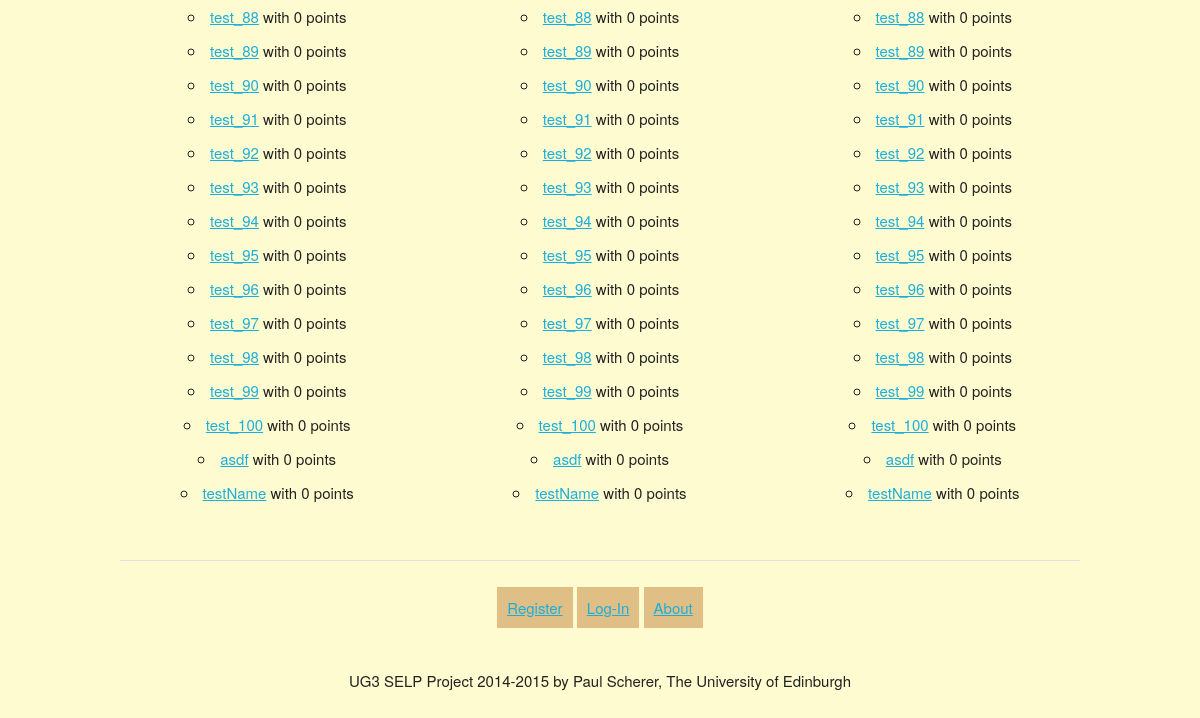
Before: /real_fantasy_adventure_app/rankings/ (lower part) with the older database file.
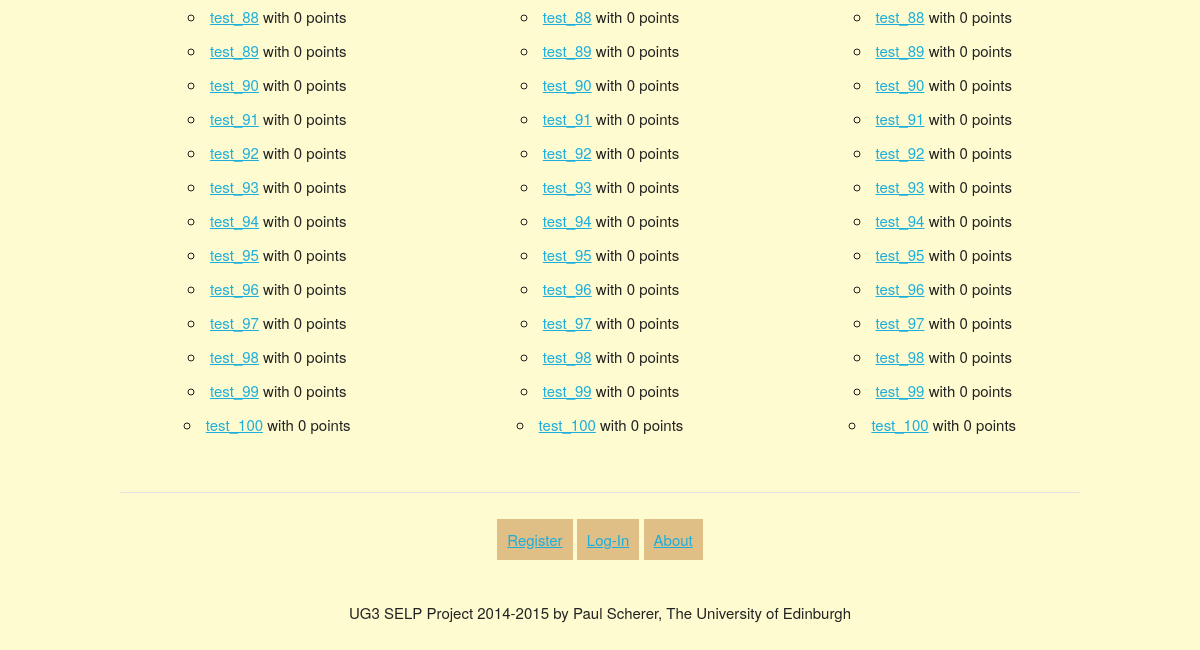
After: the same page with the newer database file.
### real_fantasy_adventure_app/models.py (models this page shows, shortened)
class Avatar(models.Model):
	user = models.OneToOneField(User)
	nickname = models.CharField(max_length=80)
	bio = models.TextField()
	confirm = models.BooleanField(default=False)
	level = models.IntegerField(default=1)
	num_professional_points = models.IntegerField(default=0)
	num_athletic_points = models.IntegerField(default=0)
	num_academic_points = models.IntegerField(default=0)
	created_date = models.DateTimeField(auto_now_add=True)
	modified_date = models.DateTimeField(auto_now=True)
	slug = models.SlugField(max_length=80, unique=True)
	objects = AvatarQuerySet.as_manager()
	class Meta:
		verbose_name = "Avatar Entry"
		verbose_name_plural = "Avatar Entries"
		ordering = ["-level"]

### real_fantasy_adventure_app/views.py (the view)
def rankings(request):
    avatars_by_academic = Avatar.objects.order_by('-num_academic_points')
    avatars_by_professional = Avatar.objects.order_by('-num_professional_points')
    avatars_by_athletic = Avatar.objects.order_by('-num_athletic_points')
    context_dict = {'professionals': avatars_by_professional, 'athletes': avatars_by_athletic, 'academics': avatars_by_academic}
    return render(request, 'real_fantasy_adventure_app/rankings.html', context_dict)

### templates/real_fantasy_adventure_app/rankings.html (shortened to what this page needs)
{% extends 'real_fantasy_adventure_app/base.html/' %}
{% load static %}
{% block body_block %}
<div class="row">
    <div class="one-third column">
        {% if academics %}
            <ul>
                {% for academic in academics %}
                <li><a href="/real_fantasy_adventure_app/avatar/{{ academic.slug }}">{{ academic.nickname }}</a><span> with {{ academic.num_academic_points }} points </span></li>
                {% endfor %}
            </ul>
        {% else %}
            <strong>There are no academics present.</strong>
        {% endif %}
    </div>
    <div class="one-third column">
        {% if athletes %}
            <ul>
                {% for athlete in athletes %}
                <li><a href="/real_fantasy_adventure_app/avatar/{{ athlete.slug }}">{{ athlete.nickname }}</a><span> with {{ athlete.num_athletic_points }} points </span></li>
                {% endfor %}
            </ul>
        {% else %}
            <strong>There are no athletes present.</strong>
        {% endif %}
    </div>
    <div class="one-third column">
        {% if professionals %}
            <ul>
                {% for professional in professionals %}
                <li><a href="/real_fantasy_adventure_app/avatar/{{ professional.slug }}">{{ professional.nickname }}</a><span> with {{ professional.num_professional_points }} points </span></li>
                {% endfor %}
            </ul>
        {% else %}
            <strong>There are no professionals present.</strong>
        {% endif %}
    </div>
</div>
{% endblock %}

### templates/real_fantasy_adventure_app/base.html (shortened to what this page needs)
<!DOCTYPE html>
{% load static %}
<html>
    <head>
        <link rel="stylesheet" type="text/css" href="{% static 'css/skeleton.css' %}">
        <link rel="stylesheet" type="text/css" href="{% static 'css/normalize.css' %}">
        <link rel="stylesheet" type="text/css" href="{% static 'css/real_fantasy_adventure_base.css' %}">
    </head>
    <body>
        <div class="container">
            <div>
                {% block body_block %}{% endblock %}
            </div>
            <hr />
            <div class="page-footer">
                <ul class="footer-list">
                {% if user.is_authenticated %}
                    <li><a href="/real_fantasy_adventure_app/logout/">Logout</a>
                {% else %}
    	            <li><a href="/real_fantasy_adventure_app/register/">Register</a></li>
    	            <li><a href="/real_fantasy_adventure_app/login/">Log-In</a></li>
                {% endif %}
                    <li><a href="/real_fantasy_adventure_app/about/">About</a></li>
                </ul>
                <br />
                <p> UG3 SELP Project 2014-2015 by Paul Scherer, The University of Edinburgh </p>
            </div>
        </div>
    </body>
</html>

### static/css/skeleton.css (style rules this page uses)
.container { text-align: center; position: relative; width: 100%; max-width: 960px; margin: 0 auto; padding: 0 20px; box-sizing: border-box; }
.column, .columns { width: 100%; float: left; box-sizing: border-box; }
@media (min-width: 400px) { .container { width: 85%; padding: 0; } }
@media (min-width: 550px) { .container { width: 80%; } }
@media (min-width: 550px) { .column, .columns { margin-left: 4%; } }
@media (min-width: 550px) { .column:first-child, .columns:first-child { margin-left: 0; } }
@media (min-width: 550px) { .one-third.column { width: 30.6666666667%; } }
html { font-size: 62.5%; }
body { font-size: 1.5em; line-height: 1.6; font-weight: 400; font-family: "Raleway", "HelveticaNeue", "Helvetica Neue", Helvetica, Arial, sans-serif; color: #222; }
p { margin-top: 0; }
ul { list-style: circle inside; }
ol, ul { padding-left: 0; margin-top: 0; }
pre, blockquote, form, dl, figure, table, p, ul, ol, form { margin-bottom: 2.5rem; }
hr { margin-top: 3rem; margin-bottom: 3.5rem; border-width: 0; border-top: 1px solid #E1E1E1; }
.container:after, .row:after, .u-cf { content: ""; display: table; clear: both; }

### static/css/real_fantasy_adventure_base.css (style rules this page uses)
body { background-color: #FFFBD0; }
.footer-list li { display: inline; background-color: #DFBF86; color: #FFFFFF; padding: 10px; }

Changed rows visible on the page:
removed Avatar: nickname "asdf", num_academic_points "0", num_athletic_points "0", num_professional_points "0"
removed Avatar: nickname "testName", num_academic_points "0", num_athletic_points "0", num_professional_points "0"
